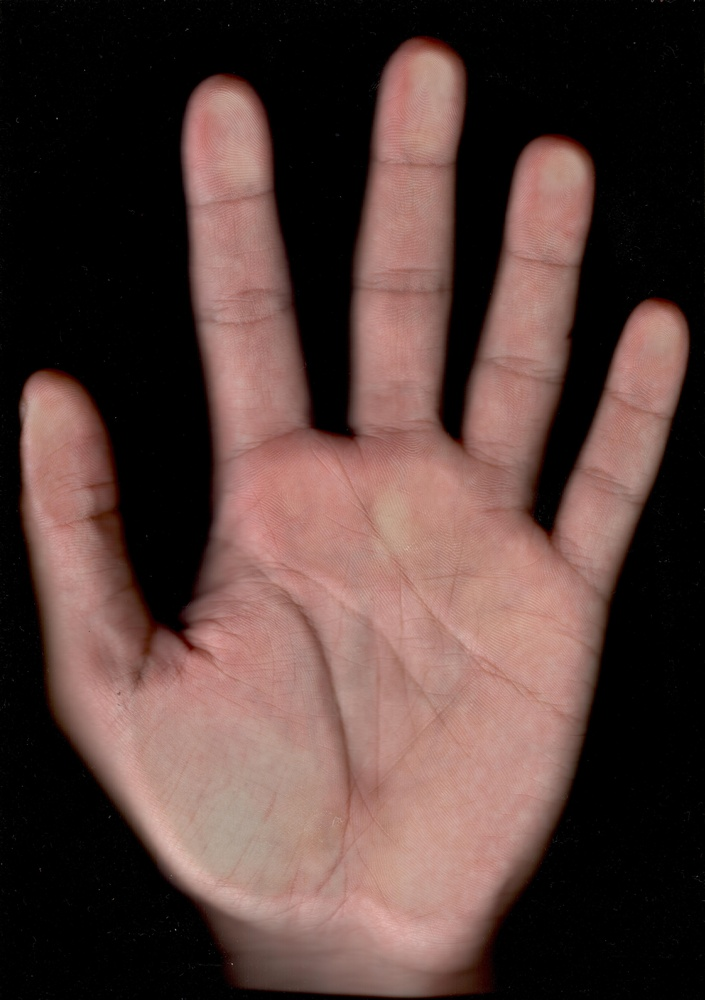
#> input picture hand_Scan_H.jpg, 705 x 1000 px, shrunk from 3496 x 4960 before the run
$ python 1_test.py
#> lines starting #> are read from the running program, lines starting #| are printed output that depends on the picture; after the words box and inside, x2 and y2 are one past the last pixel; in counts of white or black regions, pixels touching at a corner belong together
"""
    algo for hand detection from image
"""

import cv2
import numpy as np

# Load the image
image = cv2.imread('hand_Scan_H.jpg')
#> image is the input picture: shape (1000, 705, 3); mean B, G, R 58.3, 62.7, 85.7

# Convert the image to grayscale
gray = cv2.cvtColor(image, cv2.COLOR_BGR2GRAY)
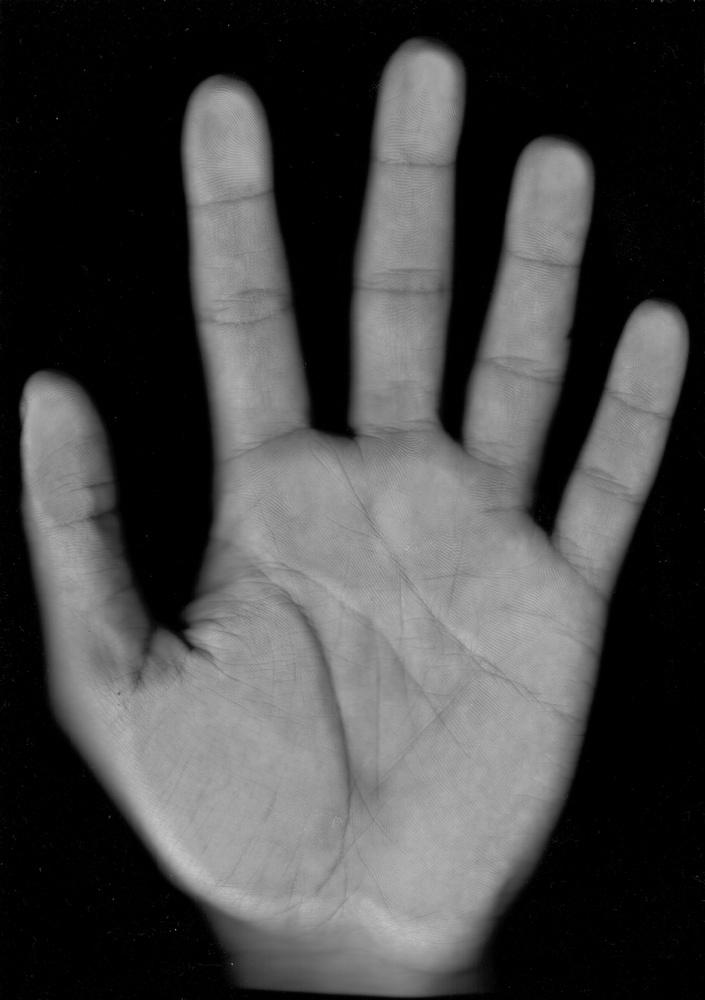
#> gray: shape (1000, 705); min 0, max 202, mean 69.1

# Apply a skin color filter
lower_skin = np.array([0, 20, 70], dtype=np.uint8)
upper_skin = np.array([20, 255, 255], dtype=np.uint8)
skin_mask = cv2.inRange(image, lower_skin, upper_skin)
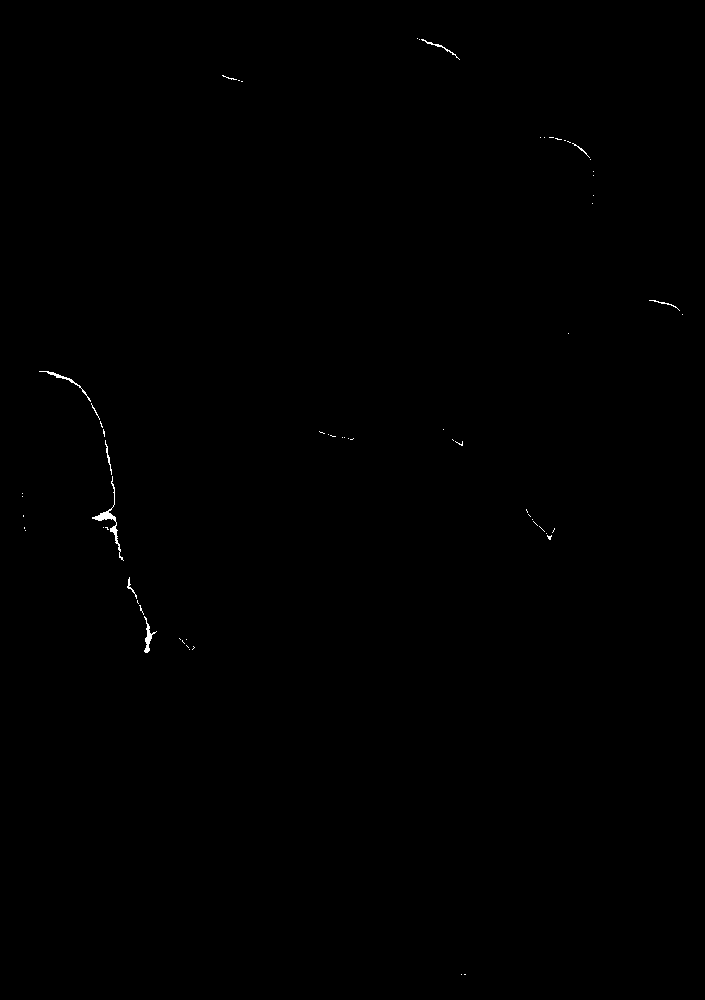
#> skin_mask: shape (1000, 705); 0.14% white in thin lines or dots, all inside (x1, y1, x2, y2) = (22, 38, 683, 975)

# Apply a series of morphological operations to clean up the mask
kernel = np.ones((5,5),np.uint8)
skin_mask = cv2.erode(skin_mask,kernel,iterations = 1)
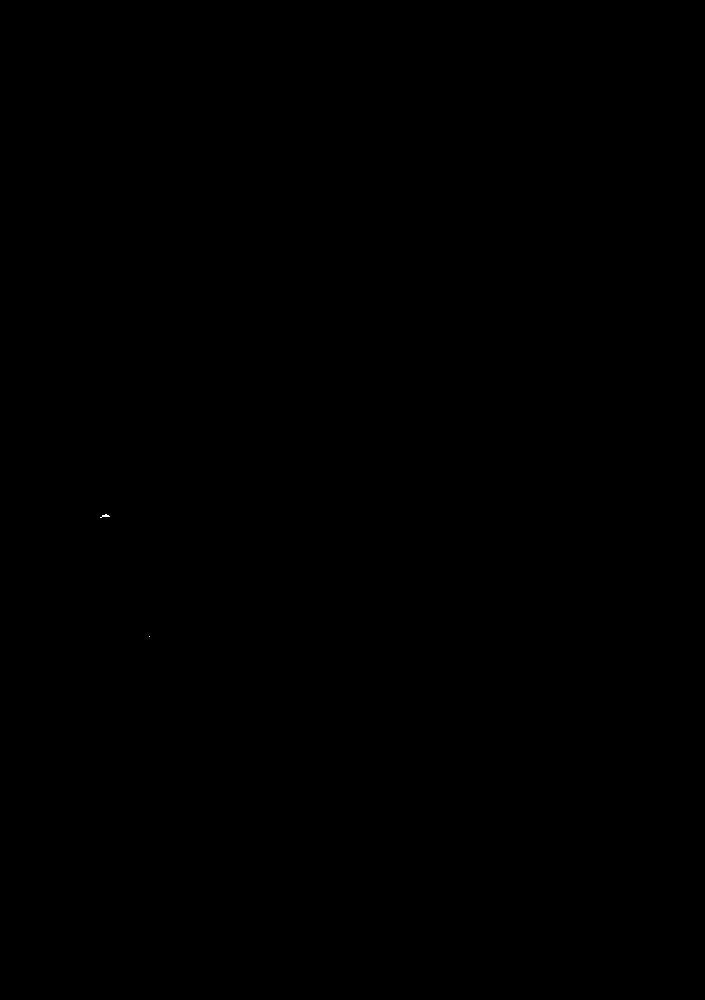
#> skin_mask: shape (1000, 705); 0% white in thin lines or dots, all inside (x1, y1, x2, y2) = (100, 514, 150, 637)
skin_mask = cv2.dilate(skin_mask,kernel,iterations = 1)
#> skin_mask: shape (1000, 705); 0.02% white; 2 white regions

# Find contours in the skin mask
contours, _ = cv2.findContours(skin_mask, cv2.RETR_EXTERNAL, cv2.CHAIN_APPROX_SIMPLE)
#> contours = 2 contours, 1 with area under 20; largest, box (x1, y1, x2, y2) and area: (98, 512, 112, 520) 72

# Filter out small contours (noise)
min_contour_area = 1000
filtered_contours = [cnt for cnt in contours if cv2.contourArea(cnt) > min_contour_area]
#> filtered_contours = []

# Draw contours on the original image
cv2.drawContours(image, filtered_contours, -1, (0,255,0), 3)

# Display the result
print(filtered_contours)

cv2.imshow('Hand Detection', image)
cv2.waitKey(0)
cv2.destroyAllWindows()
